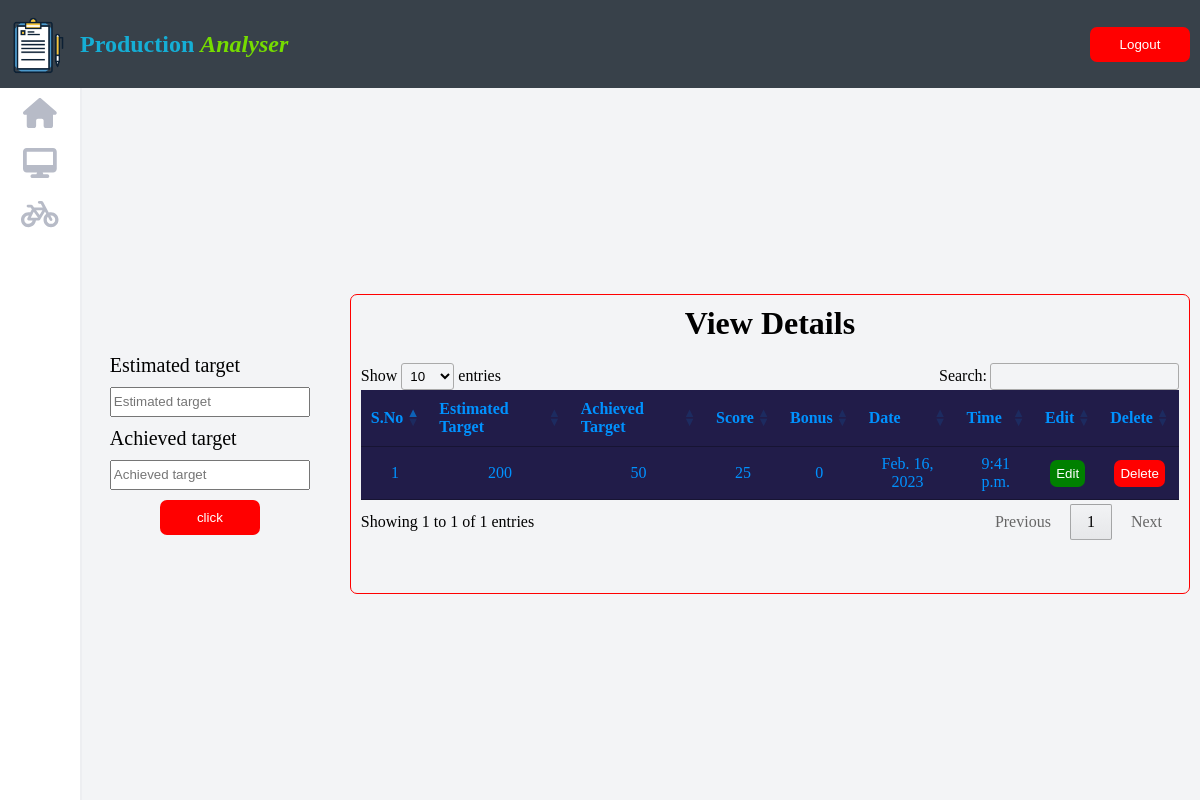
The app's page / (signed in), older data.
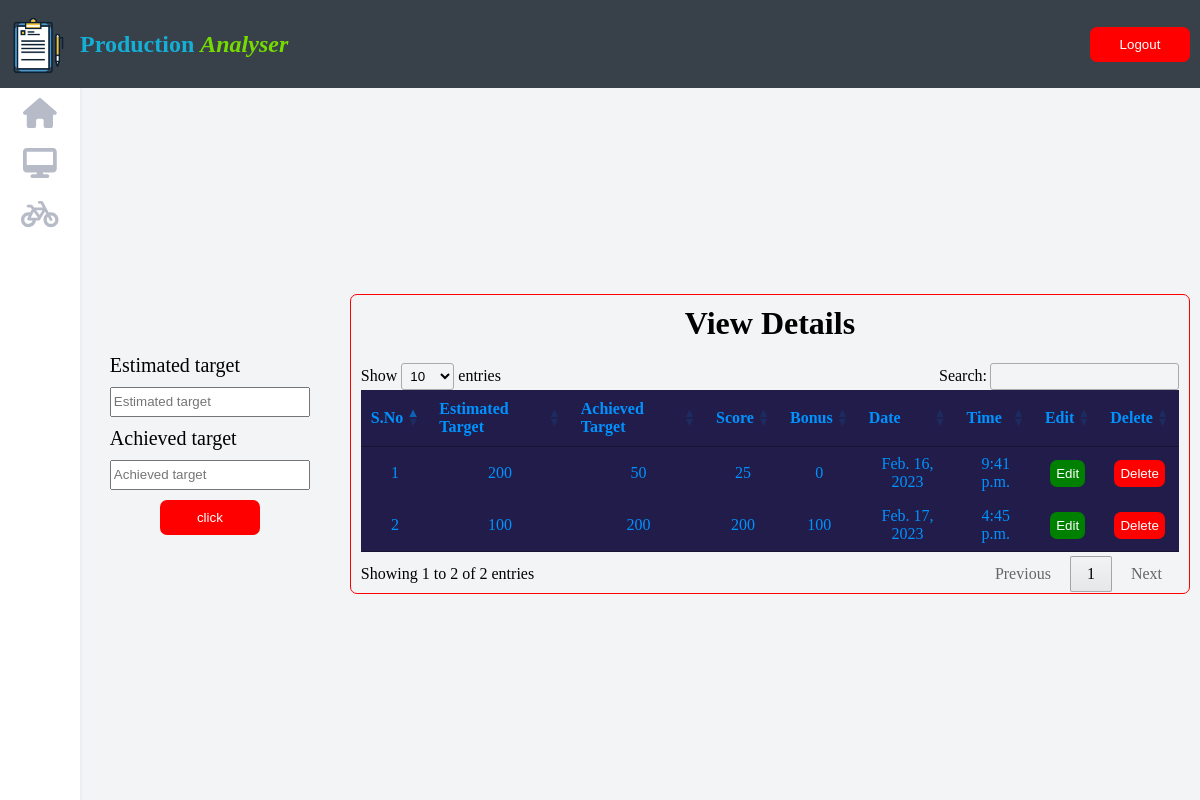
The same page, newer data.
### production/models.py (models this page shows)
class Data(models.Model):
    Estimated_target = models.IntegerField(default="")
    Achieved_target = models.IntegerField(default="")
    Score = models.IntegerField(default="")
    Bonus = models.IntegerField(default="")
    Datetime = models.DateField(default="")
    Time = models.TimeField(default="")
    user = models.ForeignKey(User, on_delete=models.CASCADE, related_name='data')

### production/views.py (the view, shortened to what this page needs)
# urls.py: 2. Add a URL to urlpatterns:  path('', views.home, name='home')
@login_required
def home(request):
    user_id = request.user.id
    data = Data.objects.filter(user_id=user_id)
    print(data,"me")
    if (data != ''):
         return render(request, 'index.html',{'datas':data})
    else:
         return render(request, 'index.html')

### templates/index.html (shortened to what this page needs)
{% extends 'base.html' %} {% block content %}
{% load static %}
<div class='deshbord-container'>
  <nav class='nav-container'>
    <div class='sub'>
    <a href='home'><img src={% static 'image/—Pngtree—product analysis_2849807.png' %} alt="logo" class='logo'/></a>
    <h1><span class='app-name'>Production</span> <span class='half'>Analyser</span></h1>
    </div>
      <div class='sub'>
    <a href="{% url 'logout' %}"><button class='btn'>Logout</button></a>
    </div>
  </nav>
  <div class='dashboard-sub-container'>
    <nav class='side-bar'>
      <a href='home'><i class="fa-solid fa-house bar"></i></a>
      <a href='dashboard'><i class="fa-solid fa-desktop bar"></i></a>
      <a href='cycle'> <i class="fa-solid fa-bicycle bar"></i></a>
  </nav>
  <div class='content-container-home'>
    <form class="sub-container" action='' method="POST" autocomplete="off">
      <lable class="leble">Estimated target</lable>
      <input class="input" name="one" placeholder="Estimated target"   type="number" />
      <lable class="leble">Achieved target</lable>
      <input class="input" name="two" placeholder="Achieved target"  type="number" />
      <button class='btn' type="submit">click</button>
    </form>
    <div  class="result-container">
      <h1 class='heding'>View Details</h1>
      <table class='table' id="datatable">
        <thead>
            <tr>
                <th>S.No</th>
                <th>Estimated Target</th>
                <th>Achieved Target</th>
                <th>Score</th>
                <th>Bonus</th>
                <th>Date</th>
                <th>Time</th>
                <th>Edit</th>
                <th>Delete</th>
            </tr>
        </thead>
        <tbody>
            {% for data_obj in datas %}
            <tr>
                <td>{{forloop.counter}}</td>
                <td>{{ data_obj.Estimated_target }}</td>
                <td>{{ data_obj.Achieved_target }}</td>
                <td>{{ data_obj.Score }}</td>
                <td>{{ data_obj.Bonus }}</td>
                <td>{{ data_obj.Datetime }}</td>
                <td>{{ data_obj.Time }}</td>
                <td><a href='updateData/{{data_obj.id}}'><button class='edit-btn'>Edit</button></a></td>
                <td><a href='deleteData/{{data_obj.id}}'><button class='delete-btn'>Delete</button></a></td>
            </tr>
            {% endfor %}
        </tbody>
    </table>
    </div>
  </div>
</div>
  {% endblock %}

### templates/base.html (shortened to what this page needs)
<!DOCTYPE html>
<html lang="en">
  <head>
    {% load static %}
    <link rel="stylesheet" href="{% static 'index.css' %}">
    <link rel="stylesheet" type="text/css" href="https://cdn.datatables.net/1.11.4/css/jquery.dataTables.css">
    <link rel="stylesheet" href="{% static 'apexcharts.css' %}">
  </head>
  <body>
    {% block content %} {% endblock %}
  </body>
</html>

### static/index.css (style rules this page uses)
* { box-sizing: border-box; }
body { margin: 0px; }
.sub-container { display: flex; flex-direction: column; justify-content: center; margin: 20px; align-items: center; }
.input { width: 200px; margin: 10px; height: 30px; }
.btn { cursor: pointer; outline: none; background-color: red; color: white; border-radius: 7px; width: 100px; padding: 10px; outline: none; border-width: 0px; }
.result-container { display: flex; flex-direction: column; justify-content: flex-start; align-items: center; border: solid red 1px; height: 300px; border-radius: 7px; overflow-y: auto; padding: 10px; margin: 10px; text-align: center; }
.leble { color: black; font-size: 20px; display: flex; flex-direction: row; align-self: flex-start; margin-left: 10px; }
.heding { color: black; margin-top: 0px; }
.table { background-color: #211c49; color: #0092ff; }
.edit-btn { background-color: green; color: white; outline: none; cursor: pointer; padding: 6px; border-width: 0px; border-radius: 7px; }
.delete-btn { background-color: red; color: white; outline: none; cursor: pointer; padding: 6px; border-width: 0px; border-radius: 7px; }
.nav-container { background-color:#38414a; width: 100vw; height: 11vh; display: flex; flex-direction: row; justify-content: space-between; align-items: center; padding-right: 10px; }
.logo { height: 80px; height: 80px; cursor: pointer; }
.app-name { color: #15aed5; font-weight: bold; }
.half { color: #76dc00; font-style: italic; }
.side-bar { display: flex; flex-direction: column; justify-content: flex-start; align-items: center; width: 80px; box-shadow: 2px 0px 0px 0px #edeef1; min-height: 100%; background-color: #ffffff; }
.sub { display: flex; flex-direction: row; align-items: center; }
.deshbord-container { display: flex; flex-direction: column; justify-content: flex-start; height: 100vh; width: 100vw; background-color: #f3f4f6; }
.dashboard-sub-container { display: flex; flex-direction: row; justify-content: flex-start; min-height: 89vh; }
.bar { color: #b7bbc7; margin:10px; font-size:30px; }
.content-container-home { display: flex; flex-direction: row; justify-content: center; align-items: center; overflow-y: auto; align-self: center; }

Row changes from the older to the newer data that the page shows:
added Data: Estimated_target "100", Achieved_target "200", Score "200", Bonus "100", Datetime "Feb. 17, 2023", Time "4:45 p.m."
Text that changed along with them:
text written by a page script: "Show entries Search: Showing 1 to 1 of 1 entries Previous 1 Next" → "Show entries Search: Showing 1 to 2 of 2 entries Previous 1 Next"
